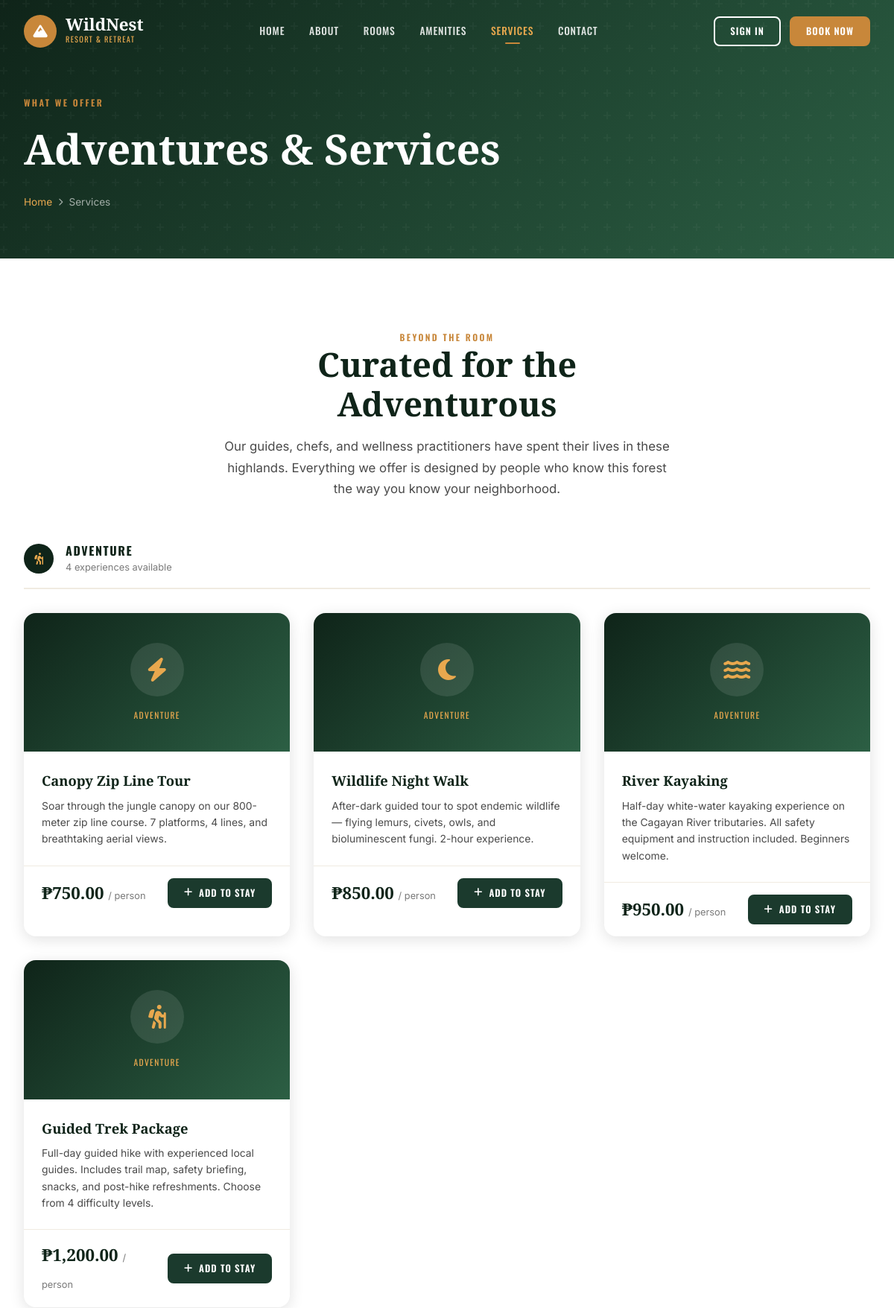
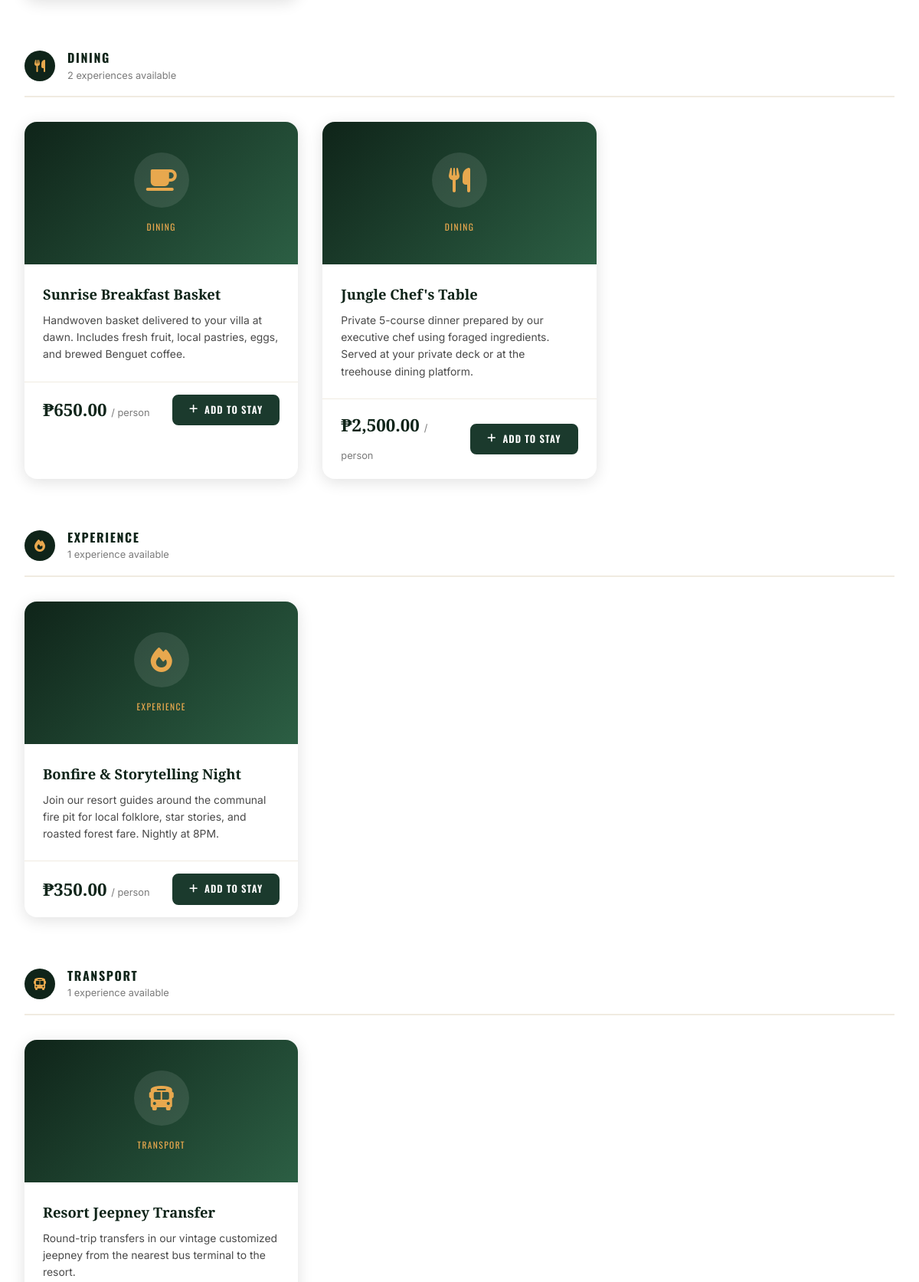
/services.php (upper part), run on the app's committed database (2 pictures, top to bottom).
### tables this page shows
CREATE TABLE IF NOT EXISTS services (
    id INT AUTO_INCREMENT PRIMARY KEY,
    name VARCHAR(100) NOT NULL,
    description TEXT,
    price DECIMAL(10,2) NOT NULL,
    category VARCHAR(50),
    icon VARCHAR(100),
    image VARCHAR(255),
    available TINYINT(1) DEFAULT 1,
    created_at TIMESTAMP DEFAULT CURRENT_TIMESTAMP
);

### config.php (called while the page is built, shortened)
<?php
function formatCurrency($amount) {
    return '₱' . number_format($amount, 2);
}
?>

### services.php (the view, shortened to what this page needs)
<?php
require_once __DIR__ . '/../includes/config.php';
include __DIR__ . '/../includes/header.php';
$db = getDB();
$services = $db->query("SELECT * FROM services WHERE available=1 ORDER BY category, price ASC");
$by_cat = [];
while ($s = $services->fetch_assoc()) $by_cat[$s['category']][] = $s;
?>
<div class="page-banner">
    <div class="page-banner-content">
        <div class="eyebrow">What We Offer</div>
        <h1>Adventures & Services</h1>
        <div class="breadcrumb"><a href="<?= SITE_URL ?>/index.php">Home</a> <i class="fas fa-chevron-right fa-xs"></i> Services</div>
    </div>
</div>
<section class="section">
    <div class="container">
        <div class="section-header center">
            <div class="eyebrow">Beyond the Room</div>
            <h2 class="section-title">Curated for the Adventurous</h2>
            <p class="section-desc">Our guides, chefs, and wellness practitioners have spent their lives in these highlands. Everything we offer is designed by people who know this forest the way you know your neighborhood.</p>
        </div>
        <?php if (empty($by_cat)): ?>
        <div style="text-align:center;padding:4rem;color:var(--text-light)">No services currently available.</div>
        <?php else: ?>
        <?php foreach ($by_cat as $cat => $svcs): ?>
        <div style="margin-bottom:4rem">
            <div style="display:flex;align-items:center;gap:1rem;margin-bottom:2rem;padding-bottom:1rem;border-bottom:2px solid var(--stone)">
                <div style="width:40px;height:40px;background:var(--jungle-dark);border-radius:50%;display:flex;align-items:center;justify-content:center;color:var(--ochre-light);font-size:1rem">
                    <?php
                    $cat_icons = ['Adventure'=>'fa-hiking','Wellness'=>'fa-spa','Dining'=>'fa-utensils','Transport'=>'fa-bus','Experience'=>'fa-fire'];
                    $ci = $cat_icons[$cat] ?? 'fa-star';
                    ?>
                    <i class="fas <?=$ci?>"></i>
                </div>
                <div>
                    <h3 style="font-family:var(--font-head);font-size:1rem;font-weight:700;letter-spacing:.1em;text-transform:uppercase;color:var(--jungle-dark)"><?= htmlspecialchars($cat) ?></h3>
                    <div style="font-size:.8rem;color:var(--text-light)"><?= count($svcs) ?> experience<?=count($svcs)>1?'s':''?> available</div>
                </div>
            </div>
            <div class="grid-3">
                <?php foreach ($svcs as $s): ?>
                <div class="card">
                    <div style="background:linear-gradient(135deg,var(--jungle-dark),var(--jungle-mid));padding:2.5rem 2rem;text-align:center">
                        <div style="width:72px;height:72px;background:rgba(255,255,255,.1);border-radius:50%;display:flex;align-items:center;justify-content:center;margin:0 auto;font-size:2rem;color:var(--ochre-light)">
                            <i class="fas <?= htmlspecialchars($s['icon']??'fa-star') ?>"></i>
                        </div>
                        <div style="margin-top:1rem;font-family:var(--font-head);font-size:.72rem;letter-spacing:.12em;text-transform:uppercase;color:var(--ochre-light)"><?= htmlspecialchars($s['category']) ?></div>
                    </div>
                    <div class="card-body">
                        <h4 style="font-family:var(--font-display);font-size:1.15rem;font-weight:700;color:var(--jungle-dark);margin-bottom:.5rem"><?= htmlspecialchars($s['name']) ?></h4>
                        <p style="font-size:.87rem;color:var(--text-mid);line-height:1.6"><?= htmlspecialchars($s['description']) ?></p>
                    </div>
                    <div class="card-footer">
                        <div class="price-tag"><?= formatCurrency($s['price']) ?> <span>/ person</span></div>
                        <a href="<?= SITE_URL ?>/guest/rooms.php" class="btn btn-dark btn-sm">
                            <i class="fas fa-plus"></i> Add to Stay
                        </a>
                    </div>
                </div>
                <?php endforeach; ?>
            </div>
        </div>
        <?php endforeach; ?>
        <?php endif; ?>
    </div>
</section>
<?php include __DIR__ . '/../includes/footer.php'; ?>

### style.css (style rules this page uses)
:root { --jungle: #1B3A2D; --jungle-dark: #0F2419; --jungle-mid: #2C5F44; --canopy: #3D7A5C; --ochre: #C8873A; --ochre-light: #E8A84E; --ember: #B84C2A; --ember-light: #D4673E; --stone: #F0EBE1; --stone-dark: #D4CBBB; --bark: #6B4C2A; --mist: #E8F0EC; --white: #FFFFFF; --text-dark: #1A1A1A; --text-mid: #4A4A4A; --text-light: #7A7A7A; --font-display: 'Playfair Display', Georgia, serif; --font-head: 'Oswald', Arial, sans-serif; --font-body: 'Inter', system-ui, sans-serif; --radius-sm: 4px; --radius: 8px; --radius-lg: 16px; --radius-xl: 24px; --shadow-sm: 0 2px 8px rgba(0,0,0,.08); --shadow: 0 4px 20px rgba(0,0,0,.12); --shadow-lg: 0 8px 40px rgba(0,0,0,.18); --shadow-deep: 0 16px 60px rgba(0,0,0,.25); --transition: all .3s cubic-bezier(.4,0,.2,1); }
*, *::before, *::after { box-sizing: border-box; margin: 0; padding: 0; }
html { scroll-behavior: smooth; font-size: 16px; }
body { font-family: var(--font-body); color: var(--text-dark); background: var(--white); line-height: 1.6; -webkit-font-smoothing: antialiased; }
a { color: inherit; text-decoration: none; }
.section-title { font-family: var(--font-display); font-weight: 700; font-size: clamp(1.8rem, 4vw, 2.8rem); line-height: 1.2; }
.eyebrow { font-family: var(--font-head); font-size: .75rem; font-weight: 600; letter-spacing: .2em; text-transform: uppercase; color: var(--ochre); }
.btn { display: inline-flex; align-items: center; gap: .5rem; padding: .75rem 1.75rem; border-radius: var(--radius); font-family: var(--font-head); font-size: .9rem; font-weight: 600; letter-spacing: .08em; text-transform: uppercase; border: 2px solid transparent; cursor: pointer; transition: var(--transition); white-space: nowrap; }
.btn-dark { background: var(--jungle); color: var(--white); border-color: var(--jungle); }
.btn-sm { padding: .5rem 1.25rem; font-size: .8rem; }
.section { padding: 6rem 0; }
.container { max-width: 1400px; margin: 0 auto; padding: 0 2rem; }
.section-header { max-width: 600px; margin-bottom: 3.5rem; }
.section-header.center { text-align: center; margin: 0 auto 3.5rem; }
.section-title { color: var(--jungle-dark); }
.section-desc { font-size: 1.05rem; color: var(--text-mid); margin-top: 1rem; line-height: 1.7; }
.card { background: var(--white); border-radius: var(--radius-lg); overflow: hidden; box-shadow: var(--shadow); transition: var(--transition); }
.card-body { padding: 1.5rem; }
.card-footer { padding: 1rem 1.5rem; border-top: 1px solid var(--stone); display: flex; align-items: center; justify-content: space-between; gap: 1rem; }
.price-tag { font-family: var(--font-display); font-size: 1.4rem; font-weight: 700; color: var(--jungle-dark); }
.price-tag span { font-size: .8rem; font-family: var(--font-body); font-weight: 400; color: var(--text-light); }
.grid-3 { display: grid; grid-template-columns: repeat(3,1fr); gap: 2rem; }
.page-banner { background: linear-gradient(135deg, var(--jungle-dark), var(--jungle-mid)); padding: 8rem 0 4rem; position: relative; overflow: hidden; }
.page-banner::before { content: ''; position: absolute; inset: 0; }
.page-banner-content { position: relative; z-index: 1; max-width: 1400px; margin: 0 auto; padding: 0 2rem; }
.page-banner h1 { font-family: var(--font-display); font-size: clamp(2.2rem, 5vw, 3.5rem); color: var(--white); font-weight: 900; margin: .5rem 0 1rem; }
.breadcrumb { display: flex; align-items: center; gap: .5rem; font-size: .85rem; color: rgba(255,255,255,.6); }
.breadcrumb a { color: var(--ochre-light); }

### data on the page
services: category "ADVENTURE", name "Canopy Zip Line Tour", description "Soar through the jungle canopy on our 800-meter zip line course. 7 platforms, 4 lines, and breathtaking aerial views.", price "₱750.00"
services: category "ADVENTURE", name "Wildlife Night Walk", description "After-dark guided tour to spot endemic wildlife — flying lemurs, civets, owls, and bioluminescent fungi. 2-hour experience.", price "₱850.00"
services: category "ADVENTURE", name "River Kayaking", description "Half-day white-water kayaking experience on the Cagayan River tributaries. All safety equipment and instruction included. Beginners welcome.", price "₱950.00"
services: category "ADVENTURE", name "Guided Trek Package", description "Full-day guided hike with experienced local guides. Includes trail map, safety briefing, snacks, and post-hike refreshments. Choose from 4 difficulty levels.", price "₱1,200.00"
services: category "DINING", name "Sunrise Breakfast Basket", description "Handwoven basket delivered to your villa at dawn. Includes fresh fruit, local pastries, eggs, and brewed Benguet coffee.", price "₱650.00"
services: category "DINING", name "Jungle Chef's Table", description "Private 5-course dinner prepared by our executive chef using foraged ingredients. Served at your private deck or at the treehouse dining platform.", price "₱2,500.00"
services: category "EXPERIENCE", name "Bonfire & Storytelling Night", description "Join our resort guides around the communal fire pit for local folklore, star stories, and roasted forest fare. Nightly at 8PM.", price "₱350.00"
services: category "TRANSPORT", name "Resort Jeepney Transfer", description "Round-trip transfers in our vintage customized jeepney from the nearest bus terminal to the resort."

### other printed values
$cat "ADVENTURE"
count($svcs) "4"
$cat "DINING"
count($svcs) "2"
$cat "EXPERIENCE"
count($svcs) "1"
$cat "TRANSPORT"
